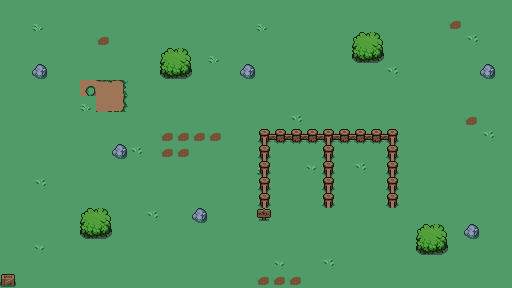

Below is a game level as drawn by its tile map, then a one-line description and the .tmx that defines it (tile-layer data replaced by summaries):
An orthogonal 32x18 tile map with 16x16 px tiles, 3 tile layers (ground, bgd_1, fgd_1), 3 tilesets and 5 objects (4x Slime, Player).

<map version="1.0" tiledversion="2018.01.01" orientation="orthogonal" renderorder="right-down" width="32" height="18" tilewidth="16" tileheight="16" infinite="0" nextobjectid="30">
 <tileset firstgid="1" name="map" tilewidth="16" tileheight="16" spacing="6" margin="3" tilecount="121" columns="11">
  <image source="../graphics/map.png" width="242" height="242" />
 </tileset>
 <tileset firstgid="122" name="texture" tilewidth="16" tileheight="16" spacing="6" margin="3" tilecount="121" columns="11">
  <image source="../texture.png" width="256" height="256" />
 </tileset>
 <tileset firstgid="243" source="entities.tsx" />
 <layer name="ground" width="32" height="18">
  <data>[576 cells, 576 non-empty, 4 distinct tile ids]</data>
 </layer>
 <objectgroup name="entities">
  <object id="25" type="Player" gid="246" x="19.5" y="282.5" width="48" height="48" />
  <object id="26" type="Slime" gid="245" x="173" y="181.5" width="32" height="32" />
  <object id="27" type="Slime" gid="245" x="292.5" y="186" width="32" height="32" />
  <object id="28" type="Slime" gid="245" x="337.5" y="165" width="32" height="32" />
  <object id="29" type="Slime" gid="245" x="352" y="101.5" width="32" height="32" />
 </objectgroup>
 <layer name="bgd_1" width="32" height="18">
  <data>[576 cells, 54 non-empty, 16 distinct tile ids]</data>
 </layer>
 <layer name="fgd_1" width="32" height="18">
  <data>[576 cells, 8 non-empty, 2 distinct tile ids]</data>
 </layer>
</map>
